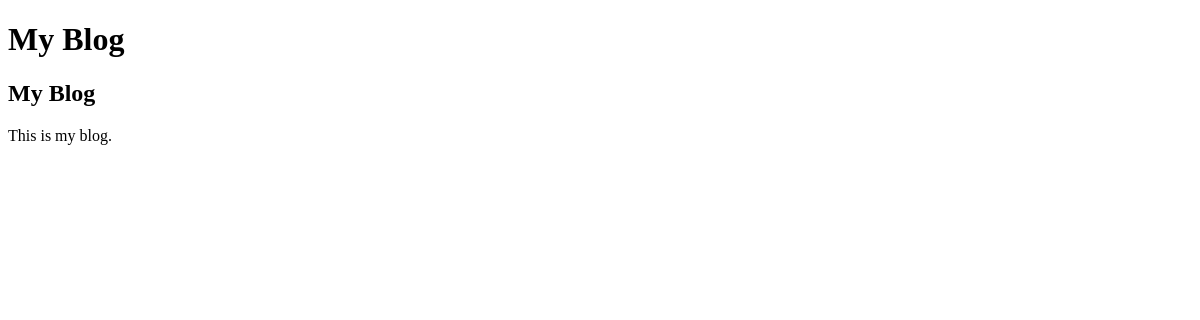
/blog/, run on an earlier commit of the app's database.
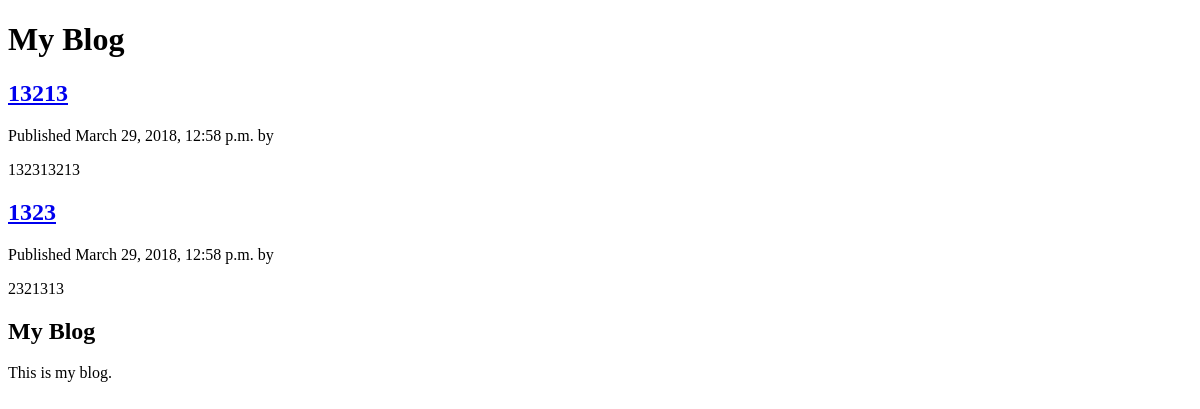
And on a later commit of the database.
### blog/models.py (models this page shows, shortened)
class Post(models.Model):
    title = models.CharField(max_length=250)
    slug = models.SlugField(max_length=250, unique_for_date='publish')
    content = models.TextField()
    publish = models.DateTimeField(default=timezone.now)
    created = models.DateTimeField(auto_now_add=True)
    updated = models.DateTimeField(auto_now=True)
    def get_absolute_url(self):
        return reverse('post_detail', args=[self.publish.year, self.publish.strftime('%m'),self.publish.strftime('%d'),self.slug])

### blog/views.py (the view)
class PostListView(ListView):
    queryset = Post.objects.all()
    context_object_name = 'posts'
    paginate_by = 15
    template_name = 'blog/post/list.html'

### blog/templates/blog/post/list.html (shortened to what this page needs)
{% extends "blog/base.html" %}
{% block content %}
    <h1>My Blog</h1>
    {% for post in posts %}
        <h2>
            <a href="{{ post.get_absolute_url }}">
                {{ post.title }}
            </a>
        </h2>
        <p class="date">
            Published {{ post.publish }} by {{ post.author }}
        </p>
        {{ post.content|truncatewords:30|linebreaks }}
    {% endfor %}
{% endblock %}

### blog/templates/blog/base.html (shortened to what this page needs)
{% load staticfiles %}
<!DOCTYPE html>
<html lang="en">
<head>
</head>
<body>
    <div>
        {% block content %} {% endblock %}
    </div>
    <div>
        <h2>My Blog</h2>
        <p>This is my blog.</p>
    </div>
</body>
</html>

What changed in the data, as far as the page shows it:
added Post: title "13213", publish "March 29, 2018, 12:58 p.m.", content "132313213"
added Post: title "1323", publish "March 29, 2018, 12:58 p.m.", content "2321313"
